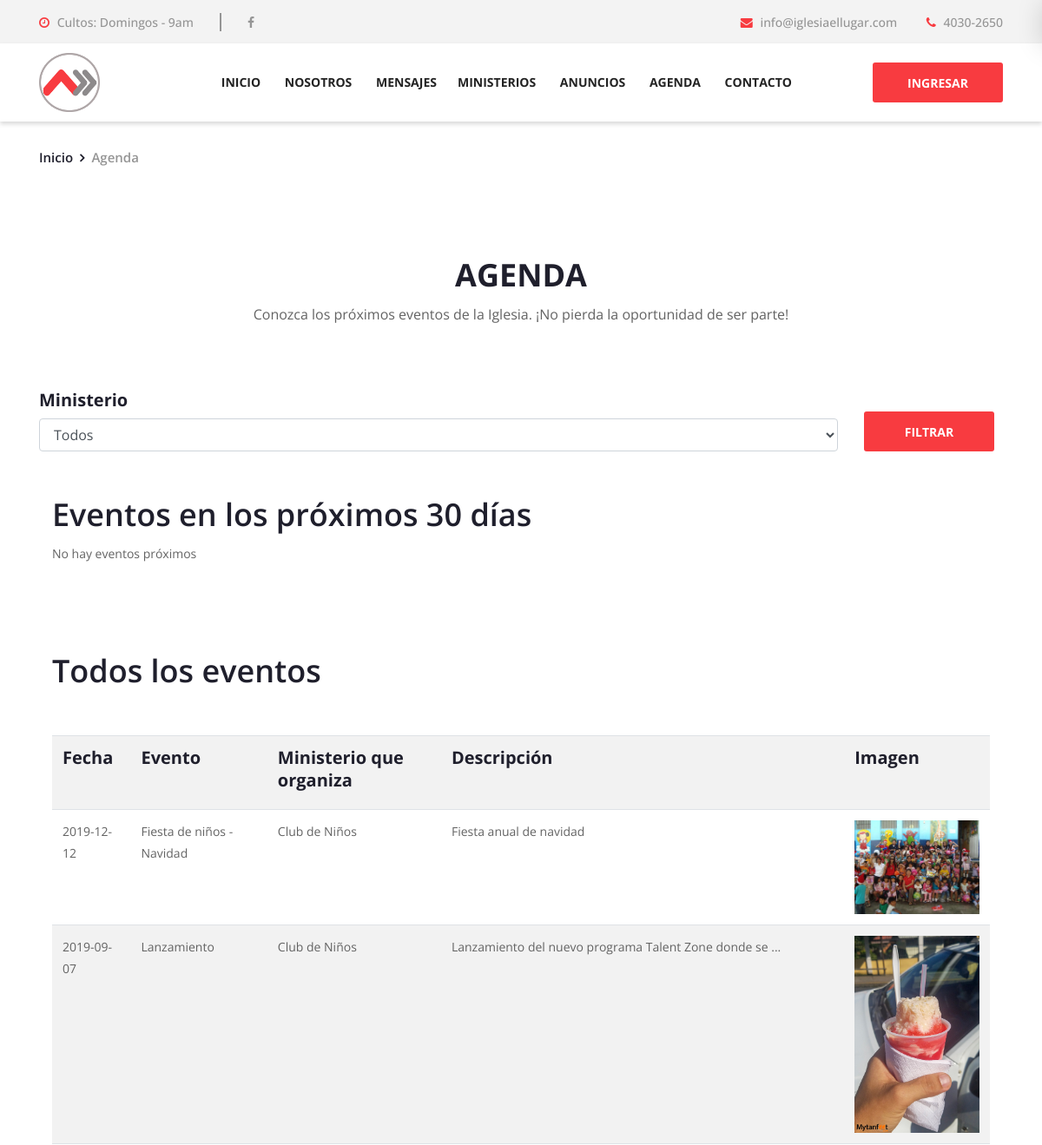
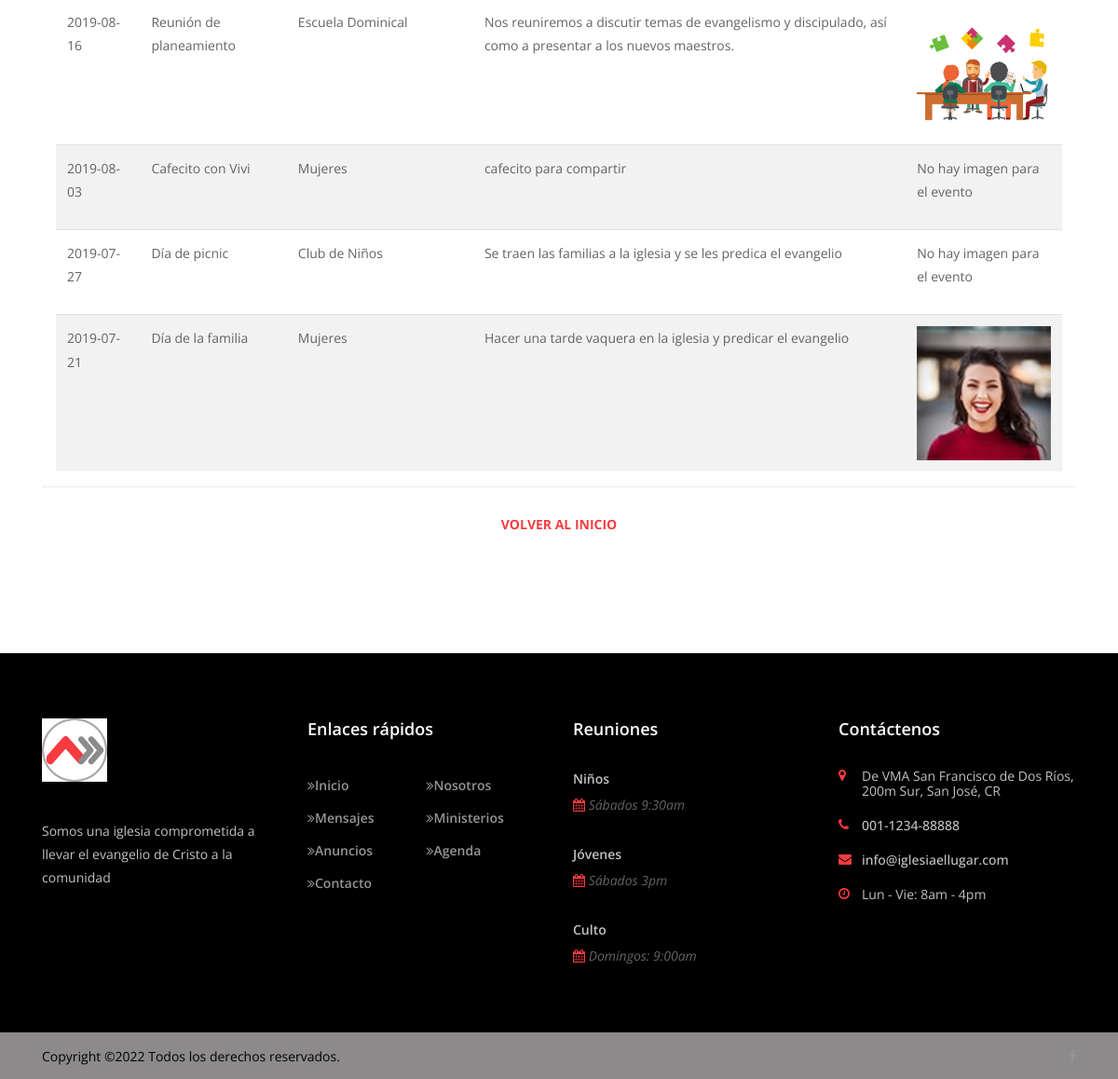
Screenshot of /agenda.php with the database file from the repository (2 pictures, top to bottom).
### tables this page shows
CREATE TABLE `evento` (
  `id_evento` int(5) NOT NULL,
  `id_ministerio` int(2) NOT NULL,
  `nombre` varchar(50) NOT NULL,
  `descripcion` varchar(500) NOT NULL,
  `fecha` date NOT NULL,
  `imagen` varchar(100) NOT NULL
);

CREATE TABLE `ministerio` (
  `id_ministerio` int(2) NOT NULL,
  `id_director` varchar(20) NOT NULL,
  `nombre` varchar(50) NOT NULL,
  `descripcion` varchar(500) DEFAULT NULL
);

### agenda.php (the view, shortened to what the rows shown need)
<?php
    function llenarDatos()  {
      $output = '';
      if(isset($_POST['filtrar'])){
        $output.='
                    <div class="col-12">
                        <div class="events-title">
                            <h2>Eventos de acuerdo a búsqueda</h2>
                        </div>
                    </div>';
                          $conn = mysqli_connect("localhost", "root", "root", "IglesiaElLugar");
                          $sql .= "SELECT evento.*, ministerio.nombre as nombreMinisterio FROM evento INNER JOIN ministerio ON evento.id_ministerio = ministerio.id_ministerio where fecha>CURDATE() ";
                          if ($_POST["ministerio"]!='todos') {
                               $sql .= "AND evento.id_ministerio=".$_POST["ministerio"]." ";
                           }
                          $result = mysqli_query($conn, $sql);
                          $cont=0;
                          while($row = mysqli_fetch_array($result))
                          {
                          $cont=$cont+1;
                          if (file_exists("img/eventos/".$row['id_evento'].".jpg")) {
                            $output .=
                          '<div class="col-12">
                          <div class="single-upcoming-events-area d-flex flex-wrap align-items-center">
                              <div class="upcoming-events-thumbnail">
                                  <img src="img/eventos/'.$row['id_evento'].'.jpg" alt="">
                              </div>
                              <div class="upcoming-events-content d-flex flex-wrap align-items-center">
                                  <div class="events-text">
                                      <h4>'.$row['nombre'].'</h4>
                                      <div class="events-meta">
                                          <a href="#"><i class="fa fa-calendar" aria-hidden="true"></i> '.$row['fecha'].'</a>
                                          <a href="#"><i class="fa fa-user" aria-hidden="true"></i> Organiza: '.$row['nombreMinisterio'].'</a>
                                          <a href="#"><i class="fa fa-map-marker" aria-hidden="true"></i>Iglesia El Lugar</a>
                                      </div>
                                      <p>'.$row['descripcion'].'</p>
                                  </div>
                                  <div class="find-out-more-btn">
                                      <a href="contacto.php" class="btn crose-btn btn-2">Solicitar información</a>
                                  </div>
                              </div>
                          </div>
                      </div>
                          ';
                          }
                          else{
                            $output .=
                          '<div class="col-12">
                          <div class="single-upcoming-events-area d-flex flex-wrap align-items-center">
                              <div class="upcoming-events-thumbnail">
                                  <img src="img/bg-img/109.jpg" alt="">
                              </div>
                              <div class="upcoming-events-content d-flex flex-wrap align-items-center">
                                  <div class="events-text">
                                      <h4>'.$row['nombre'].'</h4>
                                      <div class="events-meta">
                                          <a href="#"><i class="fa fa-calendar" aria-hidden="true"></i> '.$row['fecha'].'</a>
                                          <a href="#"><i class="fa fa-user" aria-hidden="true"></i> Organiza: '.$row['nombreMinisterio'].'</a>
                                          <a href="#"><i class="fa fa-map-marker" aria-hidden="true"></i>Iglesia El Lugar</a>
                                      </div>
                                      <p>'.$row['descripcion'].'</p>
                                  </div>
                                  <div class="find-out-more-btn">
                                      <a href="contacto.php" class="btn crose-btn btn-2">Solicitar información</a>
                                  </div>
                              </div>
                          </div>
                      </div>
                          ';
                          }
                          }
                          if ($cont==0) {
                            $output .= '<div class="col-12">
                                      <p>No hay eventos que coincidan con los criterios de búsqueda</p>
                                  </div>';
                          }
                    ;
      }
      else{
          $output.='
                    <div class="col-12">
                        <div class="events-title">
                            <h2>Eventos en los próximos 30 días</h2>
                        </div>
                    </div>';
                          $conn = mysqli_connect("localhost", "root", "root", "IglesiaElLugar");
                          $sql .= "SELECT evento.*, ministerio.nombre as nombreMinisterio FROM evento INNER JOIN ministerio ON evento.id_ministerio = ministerio.id_ministerio where fecha BETWEEN CURDATE() AND CURDATE() + INTERVAL 30 DAY";
                          $result = mysqli_query($conn, $sql);
                          $cont=0;
                          if ($cont==0) {
                            $output .= '<div class="col-12">
                                      <p>No hay eventos próximos</p>
                                  </div>';
                          }
      }
                          return $output;
                     }
    ?>
<!DOCTYPE html>
<html lang="en">
<head>
    <link rel="stylesheet" href="style.css">
</head>
<body>
    <div class="events-area section-padding-100">
        <div class="container">
            <div class="row">
                <div class="col-12">
                    <div class="section-heading">
                        <h2>Agenda</h2>
                    </div>
                                        <?php
                                            $sql="SELECT * from ministerio";
                                         ?>
                    <?php
                        echo llenarDatos();
                     ?>
                    <br><br><br><br>
                <div class="col-12">
                        <div class="events-title">
                            <h2>Todos los eventos</h2>
                        </div>
                        <br><br>
                    <table class="table table-striped">
                        <?php
                        $conexion=mysqli_connect('localhost','root','root','IglesiaElLugar');
                        $sql="SELECT evento.*, ministerio.nombre as nombreMinisterio FROM evento INNER JOIN ministerio ON evento.id_ministerio = ministerio.id_ministerio order by fecha desc";
                        $result=mysqli_query($conexion,$sql);
                        while($mostrar=mysqli_fetch_array($result)){
                        echo "<tr>";
                        echo "<td><p>".$mostrar['fecha']."<p></td>";
                        echo "<td><p>".$mostrar['nombre']."<p></td>";
                        echo "<td><p>".$mostrar['nombreMinisterio']."<p></td>";
                        echo "<td><p>".$mostrar['descripcion']."<p></td>";
                        if (file_exists("img/eventos/".$mostrar['id_evento'].".jpg")) {
                            echo "<td><img src='img/eventos/".$mostrar['id_evento'].".jpg' height='200' width='200'></td>";
                        }
                        else{
                            echo "<td><p>No hay imagen para el evento</p></td>";
                        }
                        echo "</tr>";
                    }
                     ?>
                    </table>
            </div>
            </div>
            </div>
        </div>
    </div>
</body>
</html>

### rows the page displays
evento: fecha "2019-12-12", nombre "Fiesta de niños - Navidad", id_ministerio.nombre "Club de Niños", descripcion "Fiesta anual de navidad", shows a picture
evento: fecha "2019-09-07", nombre "Lanzamiento", id_ministerio.nombre "Club de Niños", descripcion "Lanzamiento del nuevo programa Talent Zone donde se ...", shows a picture
evento: fecha "2019-08-16", nombre "Reunión de planeamiento", id_ministerio.nombre "Escuela Dominical", descripcion "Nos reuniremos a discutir temas de evangelismo y discipulado, así como a presentar a los nuevos maestros.", shows a picture
evento: fecha "2019-08-03", nombre "Cafecito con Vivi", id_ministerio.nombre "Mujeres", descripcion "cafecito para compartir", shows "No hay imagen para el evento"
evento: fecha "2019-07-27", nombre "Día de picnic", id_ministerio.nombre "Club de Niños", descripcion "Se traen las familias a la iglesia y se les predica el evangelio", shows "No hay imagen para el evento"
evento: fecha "2019-07-21", nombre "Día de la familia", id_ministerio.nombre "Mujeres", descripcion "Hacer una tarde vaquera en la iglesia y predicar el evangelio", shows a picture
